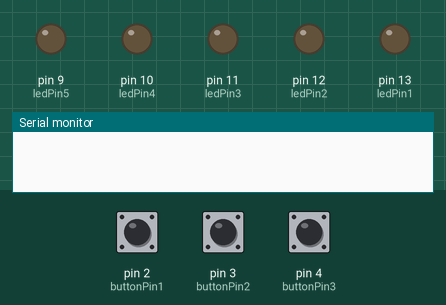
The sketch below on a simulated Arduino Uno, built with avr-gcc and run on an emulated ATmega328P. Parts: output pins drawn as LEDs (lit = HIGH), the last lines printed to the serial monitor. Inputs (shaded band) come from the test bench; at power-on: pin 2 (buttonPin1) LOW, pin 3 (buttonPin2) LOW, pin 4 (buttonPin3) LOW.

Above: at 1.2 s.
1.3 s: pin 2 (buttonPin1) pulled HIGH for 0.15 s
At 2.3 s:
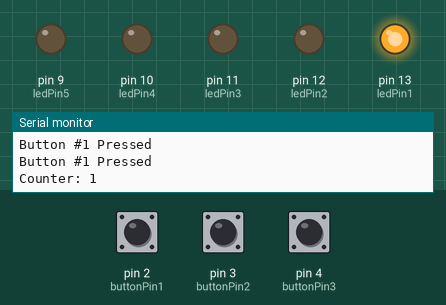
2.9 s: pin 3 (buttonPin2) pulled HIGH for 0.15 s
At 4.1 s:
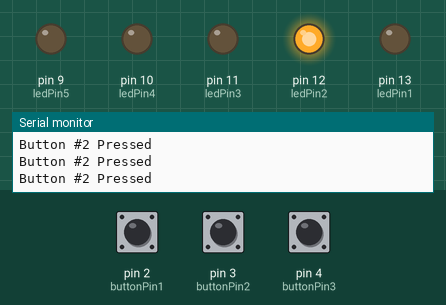
4.5 s: pin 4 (buttonPin3) pulled HIGH for 0.15 s
At 5.3 s:
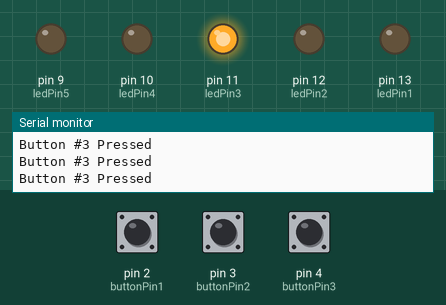
6.1 s: pin 2 (buttonPin1) pulled HIGH for 1 s
At 8.3 s:
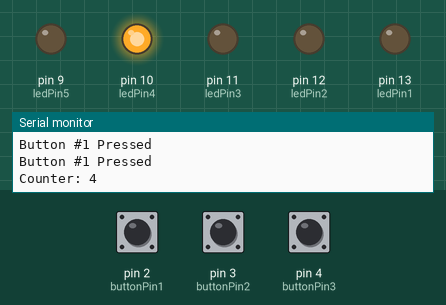
8.6 s: pin 2 (buttonPin1) pulled HIGH for 0.15 s
At 9.1 s:
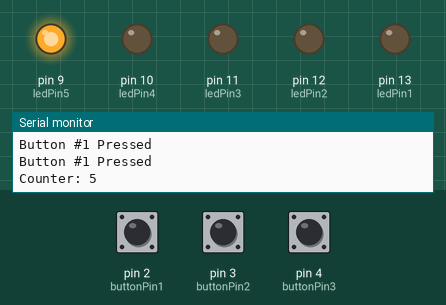
10.2 s: pin 2 (buttonPin1) pulled HIGH for 3.2 s
At 14.2 s:
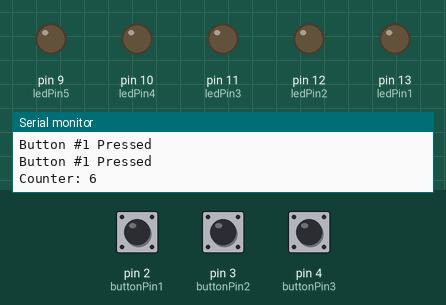
Timing chart, 0 to 15.7 s (numbered marks = the images above; inputs shaded):
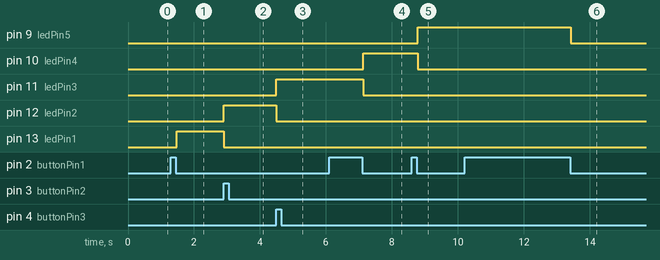

Measured:
- after the input at 1.3 s, pin 13 (ledPin1): LOW → HIGH after 0.18 s
- after the input at 2.9 s, pin 12 (ledPin2): LOW → HIGH at once; pin 13 (ledPin1): HIGH → LOW at once
- after the input at 4.5 s, pin 11 (ledPin3): LOW → HIGH at once; pin 12 (ledPin2): HIGH → LOW at once
- after the input at 6.1 s, pin 10 (ledPin4): LOW → HIGH after 1.0 s; pin 11 (ledPin3): HIGH → LOW after 1.0 s
- after the input at 8.6 s, pin 9 (ledPin5): LOW → HIGH after 0.18 s; pin 10 (ledPin4): HIGH → LOW after 0.18 s
- after the input at 10.2 s, pin 9 (ledPin5): HIGH → LOW after 3.2 s

The sketch:

_3_Button_Switching.ino
```cpp
// constants won't change. They're used here to
// set pin numbers:
const int buttonPin1= 2;  // the number of the pushbutton pin
const int buttonPin2= 3;
const int buttonPin3= 4;

const int ledPin1 =  13;
const int ledPin2 =  12;  // constant int
const int ledPin3 =  11;  // constant int
const int ledPin4 =  10;  // constant int
const int ledPin5 =   9;  // constant int

int switchRead1 = 0;
int switchRead2 = 0;
int switchRead3 = 0;

int counter = 0;

boolean pressing1 = false;

#define ledPin1 13  //define is used to set a constant variable
#define ledPin2 12  //define is used to set a constant variable
#define ledPin3 11  //define is used to set a constant variable
#define ledPin4 10  //define is used to set a constant variable
#define ledPin5 9   //define is used to set a constant variable

// variables will change:
int buttonState = 1;         // variable for reading the pushbutton status

void setup() {
  Serial.begin(9600);
  // initialize the LED pin as an output:
  pinMode(ledPin1, OUTPUT);
  pinMode(ledPin2, OUTPUT);
  pinMode(ledPin3, OUTPUT);
  pinMode(ledPin4, OUTPUT);
  pinMode(ledPin5, OUTPUT);

  // initialize the pushbutton pin as an input:
  pinMode(buttonPin1, INPUT);
  pinMode(buttonPin2, INPUT);
  pinMode(buttonPin3, INPUT);
}

void loop() {
    // read the state of the pushbutton value:
    //digitalWrite(ledPin1, HIGH);
    switchRead1 = digitalRead(buttonPin1);
    switchRead2 = digitalRead(buttonPin2);
    switchRead3 = digitalRead(buttonPin3);

    // check if the pushbutton is pressed.
    // if it is, the buttonState is HIGH:
    if (switchRead1 == 1) {
      Serial.println("Button #1 Pressed");
      pressing1 = true;
      }

    if(switchRead2 == 1){
      Serial.println("Button #2 Pressed");
      counter = 2;
      }

    if(switchRead3 == 1){
      Serial.println("Button #3 Pressed");
      counter = 3;
      }

     // Check if the button is released and if it has been pressed before.
     if (switchRead1 == 0 && pressing1 == true) {
      // Setting for the next time button is pressed
      pressing1 = false;
      //Do Something
      counter++;
      Serial.print("Counter: ");
      Serial.println(counter);
      }

          if (counter == 1) {
        digitalWrite(ledPin1, HIGH);
        digitalWrite(ledPin2, LOW);
        digitalWrite(ledPin3, LOW);
        digitalWrite(ledPin4, LOW);
        digitalWrite(ledPin5, LOW);


        } else if (counter == 2) {
        digitalWrite(ledPin1, LOW);
        digitalWrite(ledPin2, HIGH);
        digitalWrite(ledPin3, LOW);
        digitalWrite(ledPin4, LOW);
        digitalWrite(ledPin5, LOW);

        } else if (counter == 3) {
        digitalWrite(ledPin1, LOW);
        digitalWrite(ledPin2, LOW);
        digitalWrite(ledPin3, HIGH);
        digitalWrite(ledPin4, LOW);
        digitalWrite(ledPin5, LOW);

        } else if (counter == 4) {
        digitalWrite(ledPin1, LOW);
        digitalWrite(ledPin2, LOW);
        digitalWrite(ledPin3, LOW);
        digitalWrite(ledPin4, HIGH);
        digitalWrite(ledPin5, LOW);

        } else if (counter == 5) {
        digitalWrite(ledPin1, LOW);
        digitalWrite(ledPin2, LOW);
        digitalWrite(ledPin3, LOW);
        digitalWrite(ledPin4, LOW);
        digitalWrite(ledPin5, HIGH);

      } else {
         counter = 0;
         digitalWrite(ledPin1, LOW);
         digitalWrite(ledPin2, LOW);
         digitalWrite(ledPin3, LOW);
         digitalWrite(ledPin4, LOW);
         digitalWrite(ledPin5, LOW);

        }

  }
```
